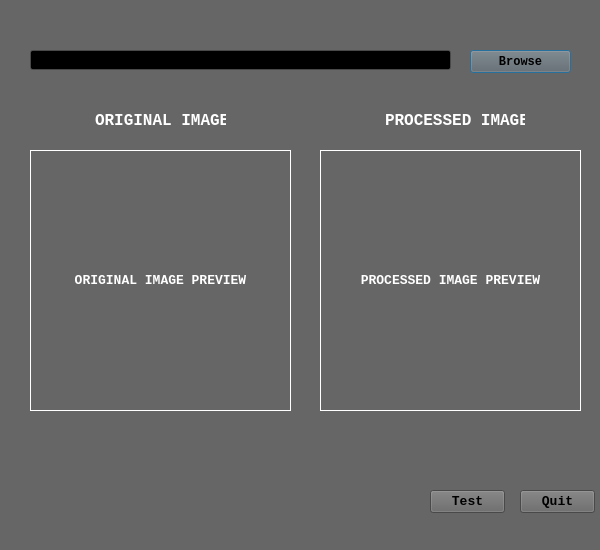
<?xml version="1.0" encoding="UTF-8"?>
<ui version="4.0">
 <class>Dialog</class>
 <widget class="QDialog" name="Dialog">
  <property name="geometry">
   <rect>
    <x>0</x>
    <y>0</y>
    <width>600</width>
    <height>550</height>
   </rect>
  </property>
  <property name="palette">
   <palette>
    <active>
     <colorrole role="WindowText">
      <brush brushstyle="SolidPattern">
       <color alpha="255">
        <red>255</red>
        <green>255</green>
        <blue>255</blue>
       </color>
      </brush>
     </colorrole>
     <colorrole role="Button">
      <brush brushstyle="SolidPattern">
       <color alpha="255">
        <red>102</red>
        <green>102</green>
        <blue>102</blue>
       </color>
      </brush>
     </colorrole>
     <colorrole role="Light">
      <brush brushstyle="SolidPattern">
       <color alpha="255">
        <red>153</red>
        <green>153</green>
        <blue>153</blue>
       </color>
      </brush>
     </colorrole>
     <colorrole role="Midlight">
      <brush brushstyle="SolidPattern">
       <color alpha="255">
        <red>127</red>
        <green>127</green>
        <blue>127</blue>
       </color>
      </brush>
     </colorrole>
     <colorrole role="Dark">
      <brush brushstyle="SolidPattern">
       <color alpha="255">
        <red>51</red>
        <green>51</green>
        <blue>51</blue>
       </color>
      </brush>
     </colorrole>
     <colorrole role="Mid">
      <brush brushstyle="SolidPattern">
       <color alpha="255">
        <red>68</red>
        <green>68</green>
        <blue>68</blue>
       </color>
      </brush>
     </colorrole>
     <colorrole role="Text">
      <brush brushstyle="SolidPattern">
       <color alpha="255">
        <red>255</red>
        <green>255</green>
        <blue>255</blue>
       </color>
      </brush>
     </colorrole>
     <colorrole role="BrightText">
      <brush brushstyle="SolidPattern">
       <color alpha="255">
        <red>255</red>
        <green>255</green>
        <blue>255</blue>
       </color>
      </brush>
     </colorrole>
     <colorrole role="ButtonText">
      <brush brushstyle="SolidPattern">
       <color alpha="255">
        <red>255</red>
        <green>255</green>
        <blue>255</blue>
       </color>
      </brush>
     </colorrole>
     <colorrole role="Base">
      <brush brushstyle="SolidPattern">
       <color alpha="255">
        <red>0</red>
        <green>0</green>
        <blue>0</blue>
       </color>
      </brush>
     </colorrole>
     <colorrole role="Window">
      <brush brushstyle="SolidPattern">
       <color alpha="255">
        <red>102</red>
        <green>102</green>
        <blue>102</blue>
       </color>
      </brush>
     </colorrole>
     <colorrole role="Shadow">
      <brush brushstyle="SolidPattern">
       <color alpha="255">
        <red>0</red>
        <green>0</green>
        <blue>0</blue>
       </color>
      </brush>
     </colorrole>
     <colorrole role="AlternateBase">
      <brush brushstyle="SolidPattern">
       <color alpha="255">
        <red>51</red>
        <green>51</green>
        <blue>51</blue>
       </color>
      </brush>
     </colorrole>
     <colorrole role="ToolTipBase">
      <brush brushstyle="SolidPattern">
       <color alpha="255">
        <red>255</red>
        <green>255</green>
        <blue>220</blue>
       </color>
      </brush>
     </colorrole>
     <colorrole role="ToolTipText">
      <brush brushstyle="SolidPattern">
       <color alpha="255">
        <red>0</red>
        <green>0</green>
        <blue>0</blue>
       </color>
      </brush>
     </colorrole>
    </active>
    <inactive>
     <colorrole role="WindowText">
      <brush brushstyle="SolidPattern">
       <color alpha="255">
        <red>255</red>
        <green>255</green>
        <blue>255</blue>
       </color>
      </brush>
     </colorrole>
     <colorrole role="Button">
      <brush brushstyle="SolidPattern">
       <color alpha="255">
        <red>102</red>
        <green>102</green>
        <blue>102</blue>
       </color>
      </brush>
     </colorrole>
     <colorrole role="Light">
      <brush brushstyle="SolidPattern">
       <color alpha="255">
        <red>153</red>
        <green>153</green>
        <blue>153</blue>
       </color>
      </brush>
     </colorrole>
     <colorrole role="Midlight">
      <brush brushstyle="SolidPattern">
       <color alpha="255">
        <red>127</red>
        <green>127</green>
        <blue>127</blue>
       </color>
      </brush>
     </colorrole>
     <colorrole role="Dark">
      <brush brushstyle="SolidPattern">
       <color alpha="255">
        <red>51</red>
        <green>51</green>
        <blue>51</blue>
       </color>
      </brush>
     </colorrole>
     <colorrole role="Mid">
      <brush brushstyle="SolidPattern">
       <color alpha="255">
        <red>68</red>
        <green>68</green>
        <blue>68</blue>
       </color>
      </brush>
     </colorrole>
     <colorrole role="Text">
      <brush brushstyle="SolidPattern">
       <color alpha="255">
        <red>255</red>
        <green>255</green>
        <blue>255</blue>
       </color>
      </brush>
     </colorrole>
     <colorrole role="BrightText">
      <brush brushstyle="SolidPattern">
       <color alpha="255">
        <red>255</red>
        <green>255</green>
        <blue>255</blue>
       </color>
      </brush>
     </colorrole>
     <colorrole role="ButtonText">
      <brush brushstyle="SolidPattern">
       <color alpha="255">
        <red>255</red>
        <green>255</green>
        <blue>255</blue>
       </color>
      </brush>
     </colorrole>
     <colorrole role="Base">
      <brush brushstyle="SolidPattern">
       <color alpha="255">
        <red>0</red>
        <green>0</green>
        <blue>0</blue>
       </color>
      </brush>
     </colorrole>
     <colorrole role="Window">
      <brush brushstyle="SolidPattern">
       <color alpha="255">
        <red>102</red>
        <green>102</green>
        <blue>102</blue>
       </color>
      </brush>
     </colorrole>
     <colorrole role="Shadow">
      <brush brushstyle="SolidPattern">
       <color alpha="255">
        <red>0</red>
        <green>0</green>
        <blue>0</blue>
       </color>
      </brush>
     </colorrole>
     <colorrole role="AlternateBase">
      <brush brushstyle="SolidPattern">
       <color alpha="255">
        <red>51</red>
        <green>51</green>
        <blue>51</blue>
       </color>
      </brush>
     </colorrole>
     <colorrole role="ToolTipBase">
      <brush brushstyle="SolidPattern">
       <color alpha="255">
        <red>255</red>
        <green>255</green>
        <blue>220</blue>
       </color>
      </brush>
     </colorrole>
     <colorrole role="ToolTipText">
      <brush brushstyle="SolidPattern">
       <color alpha="255">
        <red>0</red>
        <green>0</green>
        <blue>0</blue>
       </color>
      </brush>
     </colorrole>
    </inactive>
    <disabled>
     <colorrole role="WindowText">
      <brush brushstyle="SolidPattern">
       <color alpha="255">
        <red>51</red>
        <green>51</green>
        <blue>51</blue>
       </color>
      </brush>
     </colorrole>
     <colorrole role="Button">
      <brush brushstyle="SolidPattern">
       <color alpha="255">
        <red>102</red>
        <green>102</green>
        <blue>102</blue>
       </color>
      </brush>
     </colorrole>
     <colorrole role="Light">
      <brush brushstyle="SolidPattern">
       <color alpha="255">
        <red>153</red>
        <green>153</green>
        <blue>153</blue>
       </color>
      </brush>
     </colorrole>
     <colorrole role="Midlight">
      <brush brushstyle="SolidPattern">
       <color alpha="255">
        <red>127</red>
        <green>127</green>
        <blue>127</blue>
       </color>
      </brush>
     </colorrole>
     <colorrole role="Dark">
      <brush brushstyle="SolidPattern">
       <color alpha="255">
        <red>51</red>
        <green>51</green>
        <blue>51</blue>
       </color>
      </brush>
     </colorrole>
     <colorrole role="Mid">
      <brush brushstyle="SolidPattern">
       <color alpha="255">
        <red>68</red>
        <green>68</green>
        <blue>68</blue>
       </color>
      </brush>
     </colorrole>
     <colorrole role="Text">
      <brush brushstyle="SolidPattern">
       <color alpha="255">
        <red>51</red>
        <green>51</green>
        <blue>51</blue>
       </color>
      </brush>
     </colorrole>
     <colorrole role="BrightText">
      <brush brushstyle="SolidPattern">
       <color alpha="255">
        <red>255</red>
        <green>255</green>
        <blue>255</blue>
       </color>
      </brush>
     </colorrole>
     <colorrole role="ButtonText">
      <brush brushstyle="SolidPattern">
       <color alpha="255">
        <red>51</red>
        <green>51</green>
        <blue>51</blue>
       </color>
      </brush>
     </colorrole>
     <colorrole role="Base">
      <brush brushstyle="SolidPattern">
       <color alpha="255">
        <red>102</red>
        <green>102</green>
        <blue>102</blue>
       </color>
      </brush>
     </colorrole>
     <colorrole role="Window">
      <brush brushstyle="SolidPattern">
       <color alpha="255">
        <red>102</red>
        <green>102</green>
        <blue>102</blue>
       </color>
      </brush>
     </colorrole>
     <colorrole role="Shadow">
      <brush brushstyle="SolidPattern">
       <color alpha="255">
        <red>0</red>
        <green>0</green>
        <blue>0</blue>
       </color>
      </brush>
     </colorrole>
     <colorrole role="AlternateBase">
      <brush brushstyle="SolidPattern">
       <color alpha="255">
        <red>102</red>
        <green>102</green>
        <blue>102</blue>
       </color>
      </brush>
     </colorrole>
     <colorrole role="ToolTipBase">
      <brush brushstyle="SolidPattern">
       <color alpha="255">
        <red>255</red>
        <green>255</green>
        <blue>220</blue>
       </color>
      </brush>
     </colorrole>
     <colorrole role="ToolTipText">
      <brush brushstyle="SolidPattern">
       <color alpha="255">
        <red>0</red>
        <green>0</green>
        <blue>0</blue>
       </color>
      </brush>
     </colorrole>
    </disabled>
   </palette>
  </property>
  <property name="windowTitle">
   <string>Image Forgery Detection</string>
  </property>
  <property name="autoFillBackground">
   <bool>true</bool>
  </property>
  <widget class="QLineEdit" name="filename">
   <property name="geometry">
    <rect>
     <x>30</x>
     <y>50</y>
     <width>421</width>
     <height>20</height>
    </rect>
   </property>
   <property name="palette">
    <palette>
     <active>
      <colorrole role="Text">
       <brush brushstyle="SolidPattern">
        <color alpha="255">
         <red>0</red>
         <green>0</green>
         <blue>0</blue>
        </color>
       </brush>
      </colorrole>
     </active>
     <inactive>
      <colorrole role="Text">
       <brush brushstyle="SolidPattern">
        <color alpha="255">
         <red>0</red>
         <green>0</green>
         <blue>0</blue>
        </color>
       </brush>
      </colorrole>
     </inactive>
     <disabled>
      <colorrole role="Text">
       <brush brushstyle="SolidPattern">
        <color alpha="255">
         <red>51</red>
         <green>51</green>
         <blue>51</blue>
        </color>
       </brush>
      </colorrole>
     </disabled>
    </palette>
   </property>
   <property name="font">
    <font>
     <family>Consolas</family>
     <pointsize>9</pointsize>
    </font>
   </property>
  </widget>
  <widget class="QPushButton" name="Browse">
   <property name="geometry">
    <rect>
     <x>470</x>
     <y>50</y>
     <width>101</width>
     <height>23</height>
    </rect>
   </property>
   <property name="palette">
    <palette>
     <active>
      <colorrole role="ButtonText">
       <brush brushstyle="SolidPattern">
        <color alpha="255">
         <red>0</red>
         <green>0</green>
         <blue>0</blue>
        </color>
       </brush>
      </colorrole>
     </active>
     <inactive>
      <colorrole role="ButtonText">
       <brush brushstyle="SolidPattern">
        <color alpha="255">
         <red>0</red>
         <green>0</green>
         <blue>0</blue>
        </color>
       </brush>
      </colorrole>
     </inactive>
     <disabled>
      <colorrole role="ButtonText">
       <brush brushstyle="SolidPattern">
        <color alpha="255">
         <red>51</red>
         <green>51</green>
         <blue>51</blue>
        </color>
       </brush>
      </colorrole>
     </disabled>
    </palette>
   </property>
   <property name="font">
    <font>
     <family>Consolas</family>
     <pointsize>9</pointsize>
     <weight>75</weight>
     <bold>true</bold>
    </font>
   </property>
   <property name="text">
    <string>Browse</string>
   </property>
  </widget>
  <widget class="QLabel" name="OI">
   <property name="geometry">
    <rect>
     <x>95</x>
     <y>110</y>
     <width>131</width>
     <height>20</height>
    </rect>
   </property>
   <property name="font">
    <font>
     <family>Consolas</family>
     <pointsize>12</pointsize>
     <weight>75</weight>
     <bold>true</bold>
    </font>
   </property>
   <property name="text">
    <string>ORIGINAL IMAGE</string>
   </property>
  </widget>
  <widget class="QLabel" name="ELA">
   <property name="geometry">
    <rect>
     <x>385</x>
     <y>110</y>
     <width>140</width>
     <height>20</height>
    </rect>
   </property>
   <property name="font">
    <font>
     <family>Consolas</family>
     <pointsize>12</pointsize>
     <weight>75</weight>
     <bold>true</bold>
    </font>
   </property>
   <property name="text">
    <string>PROCESSED IMAGE</string>
   </property>
  </widget>
  <widget class="QLabel" name="ORIGINAL_IMAGE">
   <property name="geometry">
    <rect>
     <x>30</x>
     <y>150</y>
     <width>261</width>
     <height>261</height>
    </rect>
   </property>
   <property name="font">
    <font>
     <family>Consolas</family>
     <pointsize>10</pointsize>
     <weight>75</weight>
     <bold>true</bold>
    </font>
   </property>
   <property name="frameShape">
    <enum>QFrame::Box</enum>
   </property>
   <property name="text">
    <string>ORIGINAL IMAGE PREVIEW</string>
   </property>
   <property name="alignment">
    <set>Qt::AlignCenter</set>
   </property>
  </widget>
  <widget class="QLabel" name="PROCESSED_IMAGE">
   <property name="geometry">
    <rect>
     <x>320</x>
     <y>150</y>
     <width>261</width>
     <height>261</height>
    </rect>
   </property>
   <property name="font">
    <font>
     <family>Consolas</family>
     <pointsize>10</pointsize>
     <weight>75</weight>
     <bold>true</bold>
    </font>
   </property>
   <property name="frameShape">
    <enum>QFrame::Box</enum>
   </property>
   <property name="text">
    <string>PROCESSED IMAGE PREVIEW</string>
   </property>
   <property name="alignment">
    <set>Qt::AlignCenter</set>
   </property>
  </widget>
  <widget class="QPushButton" name="Quit">
   <property name="geometry">
    <rect>
     <x>520</x>
     <y>490</y>
     <width>75</width>
     <height>23</height>
    </rect>
   </property>
   <property name="palette">
    <palette>
     <active>
      <colorrole role="ButtonText">
       <brush brushstyle="SolidPattern">
        <color alpha="255">
         <red>0</red>
         <green>0</green>
         <blue>0</blue>
        </color>
       </brush>
      </colorrole>
     </active>
     <inactive>
      <colorrole role="ButtonText">
       <brush brushstyle="SolidPattern">
        <color alpha="255">
         <red>0</red>
         <green>0</green>
         <blue>0</blue>
        </color>
       </brush>
      </colorrole>
     </inactive>
     <disabled>
      <colorrole role="ButtonText">
       <brush brushstyle="SolidPattern">
        <color alpha="255">
         <red>51</red>
         <green>51</green>
         <blue>51</blue>
        </color>
       </brush>
      </colorrole>
     </disabled>
    </palette>
   </property>
   <property name="font">
    <font>
     <family>Consolas</family>
     <pointsize>10</pointsize>
     <weight>75</weight>
     <bold>true</bold>
    </font>
   </property>
   <property name="text">
    <string>Quit</string>
   </property>
  </widget>
  <widget class="QPushButton" name="Test">
   <property name="geometry">
    <rect>
     <x>430</x>
     <y>490</y>
     <width>75</width>
     <height>23</height>
    </rect>
   </property>
   <property name="palette">
    <palette>
     <active>
      <colorrole role="ButtonText">
       <brush brushstyle="SolidPattern">
        <color alpha="255">
         <red>0</red>
         <green>0</green>
         <blue>0</blue>
        </color>
       </brush>
      </colorrole>
     </active>
     <inactive>
      <colorrole role="ButtonText">
       <brush brushstyle="SolidPattern">
        <color alpha="255">
         <red>0</red>
         <green>0</green>
         <blue>0</blue>
        </color>
       </brush>
      </colorrole>
     </inactive>
     <disabled>
      <colorrole role="ButtonText">
       <brush brushstyle="SolidPattern">
        <color alpha="255">
         <red>51</red>
         <green>51</green>
         <blue>51</blue>
        </color>
       </brush>
      </colorrole>
     </disabled>
    </palette>
   </property>
   <property name="font">
    <font>
     <family>Consolas</family>
     <pointsize>10</pointsize>
     <weight>75</weight>
     <bold>true</bold>
    </font>
   </property>
   <property name="text">
    <string>Test</string>
   </property>
  </widget>
  <widget class="QLabel" name="Result">
   <property name="geometry">
    <rect>
     <x>30</x>
     <y>470</y>
     <width>341</width>
     <height>51</height>
    </rect>
   </property>
   <property name="palette">
    <palette>
     <active>
      <colorrole role="WindowText">
       <brush brushstyle="SolidPattern">
        <color alpha="255">
         <red>255</red>
         <green>255</green>
         <blue>255</blue>
        </color>
       </brush>
      </colorrole>
      <colorrole role="Button">
       <brush brushstyle="SolidPattern">
        <color alpha="255">
         <red>255</red>
         <green>255</green>
         <blue>255</blue>
        </color>
       </brush>
      </colorrole>
      <colorrole role="Light">
       <brush brushstyle="SolidPattern">
        <color alpha="255">
         <red>255</red>
         <green>255</green>
         <blue>255</blue>
        </color>
       </brush>
      </colorrole>
      <colorrole role="Midlight">
       <brush brushstyle="SolidPattern">
        <color alpha="255">
         <red>255</red>
         <green>255</green>
         <blue>255</blue>
        </color>
       </brush>
      </colorrole>
      <colorrole role="Dark">
       <brush brushstyle="SolidPattern">
        <color alpha="255">
         <red>127</red>
         <green>127</green>
         <blue>127</blue>
        </color>
       </brush>
      </colorrole>
      <colorrole role="Mid">
       <brush brushstyle="SolidPattern">
        <color alpha="255">
         <red>170</red>
         <green>170</green>
         <blue>170</blue>
        </color>
       </brush>
      </colorrole>
      <colorrole role="Text">
       <brush brushstyle="SolidPattern">
        <color alpha="255">
         <red>0</red>
         <green>0</green>
         <blue>0</blue>
        </color>
       </brush>
      </colorrole>
      <colorrole role="BrightText">
       <brush brushstyle="SolidPattern">
        <color alpha="255">
         <red>255</red>
         <green>255</green>
         <blue>255</blue>
        </color>
       </brush>
      </colorrole>
      <colorrole role="ButtonText">
       <brush brushstyle="SolidPattern">
        <color alpha="255">
         <red>255</red>
         <green>255</green>
         <blue>255</blue>
        </color>
       </brush>
      </colorrole>
      <colorrole role="Base">
       <brush brushstyle="SolidPattern">
        <color alpha="255">
         <red>255</red>
         <green>255</green>
         <blue>255</blue>
        </color>
       </brush>
      </colorrole>
      <colorrole role="Window">
       <brush brushstyle="SolidPattern">
        <color alpha="255">
         <red>255</red>
         <green>255</green>
         <blue>255</blue>
        </color>
       </brush>
      </colorrole>
      <colorrole role="Shadow">
       <brush brushstyle="SolidPattern">
        <color alpha="255">
         <red>0</red>
         <green>0</green>
         <blue>0</blue>
        </color>
       </brush>
      </colorrole>
      <colorrole role="AlternateBase">
       <brush brushstyle="SolidPattern">
        <color alpha="255">
         <red>255</red>
         <green>255</green>
         <blue>255</blue>
        </color>
       </brush>
      </colorrole>
      <colorrole role="ToolTipBase">
       <brush brushstyle="SolidPattern">
        <color alpha="255">
         <red>255</red>
         <green>255</green>
         <blue>220</blue>
        </color>
       </brush>
      </colorrole>
      <colorrole role="ToolTipText">
       <brush brushstyle="SolidPattern">
        <color alpha="255">
         <red>0</red>
         <green>0</green>
         <blue>0</blue>
        </color>
       </brush>
      </colorrole>
     </active>
     <inactive>
      <colorrole role="WindowText">
       <brush brushstyle="SolidPattern">
        <color alpha="255">
         <red>255</red>
         <green>255</green>
         <blue>255</blue>
        </color>
       </brush>
      </colorrole>
      <colorrole role="Button">
       <brush brushstyle="SolidPattern">
        <color alpha="255">
         <red>255</red>
         <green>255</green>
         <blue>255</blue>
        </color>
       </brush>
      </colorrole>
      <colorrole role="Light">
       <brush brushstyle="SolidPattern">
        <color alpha="255">
         <red>255</red>
         <green>255</green>
         <blue>255</blue>
        </color>
       </brush>
      </colorrole>
      <colorrole role="Midlight">
       <brush brushstyle="SolidPattern">
        <color alpha="255">
         <red>255</red>
         <green>255</green>
         <blue>255</blue>
        </color>
       </brush>
      </colorrole>
      <colorrole role="Dark">
       <brush brushstyle="SolidPattern">
        <color alpha="255">
         <red>127</red>
         <green>127</green>
         <blue>127</blue>
        </color>
       </brush>
      </colorrole>
      <colorrole role="Mid">
       <brush brushstyle="SolidPattern">
        <color alpha="255">
         <red>170</red>
         <green>170</green>
         <blue>170</blue>
        </color>
       </brush>
      </colorrole>
      <colorrole role="Text">
       <brush brushstyle="SolidPattern">
        <color alpha="255">
         <red>0</red>
         <green>0</green>
         <blue>0</blue>
        </color>
       </brush>
      </colorrole>
      <colorrole role="BrightText">
       <brush brushstyle="SolidPattern">
        <color alpha="255">
         <red>255</red>
         <green>255</green>
         <blue>255</blue>
        </color>
       </brush>
      </colorrole>
      <colorrole role="ButtonText">
       <brush brushstyle="SolidPattern">
        <color alpha="255">
         <red>255</red>
         <green>255</green>
         <blue>255</blue>
        </color>
       </brush>
      </colorrole>
      <colorrole role="Base">
       <brush brushstyle="SolidPattern">
        <color alpha="255">
         <red>255</red>
         <green>255</green>
         <blue>255</blue>
        </color>
       </brush>
      </colorrole>
      <colorrole role="Window">
       <brush brushstyle="SolidPattern">
        <color alpha="255">
         <red>255</red>
         <green>255</green>
         <blue>255</blue>
        </color>
       </brush>
      </colorrole>
      <colorrole role="Shadow">
       <brush brushstyle="SolidPattern">
        <color alpha="255">
         <red>0</red>
         <green>0</green>
         <blue>0</blue>
        </color>
       </brush>
      </colorrole>
      <colorrole role="AlternateBase">
       <brush brushstyle="SolidPattern">
        <color alpha="255">
         <red>255</red>
         <green>255</green>
         <blue>255</blue>
        </color>
       </brush>
      </colorrole>
      <colorrole role="ToolTipBase">
       <brush brushstyle="SolidPattern">
        <color alpha="255">
         <red>255</red>
         <green>255</green>
         <blue>220</blue>
        </color>
       </brush>
      </colorrole>
      <colorrole role="ToolTipText">
       <brush brushstyle="SolidPattern">
        <color alpha="255">
         <red>0</red>
         <green>0</green>
         <blue>0</blue>
        </color>
       </brush>
      </colorrole>
     </inactive>
     <disabled>
      <colorrole role="WindowText">
       <brush brushstyle="SolidPattern">
        <color alpha="255">
         <red>127</red>
         <green>127</green>
         <blue>127</blue>
        </color>
       </brush>
      </colorrole>
      <colorrole role="Button">
       <brush brushstyle="SolidPattern">
        <color alpha="255">
         <red>255</red>
         <green>255</green>
         <blue>255</blue>
        </color>
       </brush>
      </colorrole>
      <colorrole role="Light">
       <brush brushstyle="SolidPattern">
        <color alpha="255">
         <red>255</red>
         <green>255</green>
         <blue>255</blue>
        </color>
       </brush>
      </colorrole>
      <colorrole role="Midlight">
       <brush brushstyle="SolidPattern">
        <color alpha="255">
         <red>255</red>
         <green>255</green>
         <blue>255</blue>
        </color>
       </brush>
      </colorrole>
      <colorrole role="Dark">
       <brush brushstyle="SolidPattern">
        <color alpha="255">
         <red>127</red>
         <green>127</green>
         <blue>127</blue>
        </color>
       </brush>
      </colorrole>
      <colorrole role="Mid">
       <brush brushstyle="SolidPattern">
        <color alpha="255">
         <red>170</red>
         <green>170</green>
         <blue>170</blue>
        </color>
       </brush>
      </colorrole>
      <colorrole role="Text">
       <brush brushstyle="SolidPattern">
        <color alpha="255">
         <red>127</red>
         <green>127</green>
         <blue>127</blue>
        </color>
       </brush>
      </colorrole>
      <colorrole role="BrightText">
       <brush brushstyle="SolidPattern">
        <color alpha="255">
         <red>255</red>
         <green>255</green>
         <blue>255</blue>
        </color>
       </brush>
      </colorrole>
      <colorrole role="ButtonText">
       <brush brushstyle="SolidPattern">
        <color alpha="255">
         <red>127</red>
         <green>127</green>
         <blue>127</blue>
        </color>
       </brush>
      </colorrole>
      <colorrole role="Base">
       <brush brushstyle="SolidPattern">
        <color alpha="255">
         <red>255</red>
         <green>255</green>
         <blue>255</blue>
        </color>
       </brush>
      </colorrole>
      <colorrole role="Window">
       <brush brushstyle="SolidPattern">
        <color alpha="255">
         <red>255</red>
         <green>255</green>
         <blue>255</blue>
        </color>
       </brush>
      </colorrole>
      <colorrole role="Shadow">
       <brush brushstyle="SolidPattern">
        <color alpha="255">
         <red>0</red>
         <green>0</green>
         <blue>0</blue>
        </color>
       </brush>
      </colorrole>
      <colorrole role="AlternateBase">
       <brush brushstyle="SolidPattern">
        <color alpha="255">
         <red>255</red>
         <green>255</green>
         <blue>255</blue>
        </color>
       </brush>
      </colorrole>
      <colorrole role="ToolTipBase">
       <brush brushstyle="SolidPattern">
        <color alpha="255">
         <red>255</red>
         <green>255</green>
         <blue>220</blue>
        </color>
       </brush>
      </colorrole>
      <colorrole role="ToolTipText">
       <brush brushstyle="SolidPattern">
        <color alpha="255">
         <red>0</red>
         <green>0</green>
         <blue>0</blue>
        </color>
       </brush>
      </colorrole>
     </disabled>
    </palette>
   </property>
   <property name="font">
    <font>
     <family>Consolas</family>
     <pointsize>15</pointsize>
     <weight>75</weight>
     <bold>true</bold>
    </font>
   </property>
   <property name="text">
    <string/>
   </property>
  </widget>
 </widget>
 <resources/>
 <connections/>
</ui>
